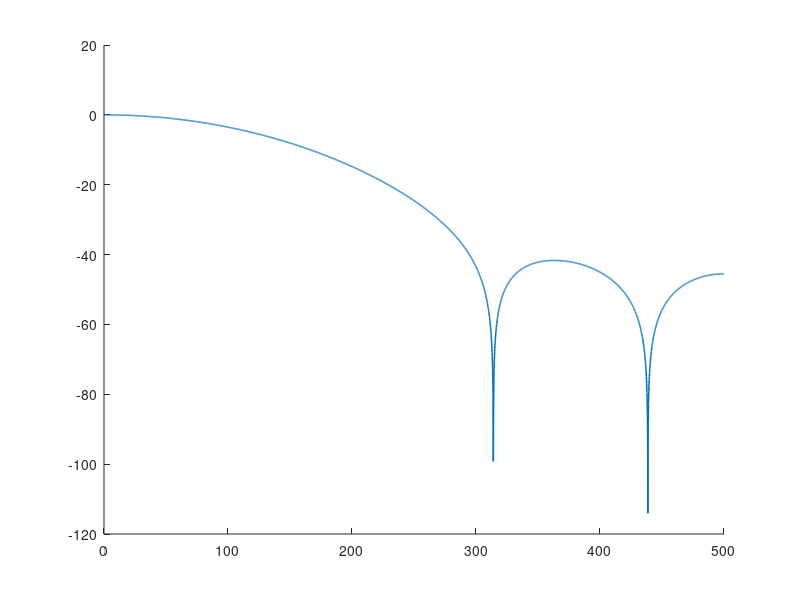

This figure's MATLAB source: (Note: this script raises an error after producing the figure.)
%% 文件：fir_param_sweep.m
clear; close all; clc;

fs = 1000;
Wn = 0.2;                 % 截止 100 Hz

%% ===== ① 阶数：8 / 32 / 128 =====
Nset = [8 32 128];
figure('Name','阶数扫描'); hold on;

fprintf('阶数扫描（Hamming，截止 100 Hz）\n');
fprintf('%-6s %-12s %-10s\n', 'N', '过渡带(Hz)', '群延迟');

for N = Nset
    h = fir1(N, Wn);
    [H, f] = freqz(h, 1, 4096, fs);
    HdB = 20*log10(abs(H) + eps);
    plot(f, HdB, 'LineWidth', 1.1);

    bw = trans_bw(HdB, f, -0.5, -40);
    fprintf('%-6d %-12.0f %-10d\n', N, bw, N/2);
end

xlim([0 300]); ylim([-100 5]); xline(100, 'k:');
xlabel('频率 (Hz)'); ylabel('|H| (dB)');
legend({'N=8','N=32','N=128'}, 'Location', 'southwest');
title('阶数：越高越陡，但延迟越大'); grid on;

%% ===== ② 窗：矩形 / Hann / Hamming / Blackman =====
N = 64;
wins  = {@rectwin, @hann, @hamming, @blackman};
names = {'矩形','Hann','Hamming','Blackman'};

figure('Name','窗扫描'); hold on;
fprintf('\n窗扫描（64 阶，截止 100 Hz）\n');
fprintf('%-10s %-12s %-10s\n', '窗', '过渡带(Hz)', '最高旁瓣(dB)');

for k = 1:numel(wins)
    h = fir1(N, Wn, wins{k}(N+1));
    [H, f] = freqz(h, 1, 4096, fs);
    HdB = 20*log10(abs(H) + eps);
    plot(f, HdB, 'LineWidth', 1.1);

    bw = trans_bw(HdB, f, -0.5, -40);
    idxStop = f > 250;                  % 远离过渡带才是纯旁瓣
    sl = max(HdB(idxStop));
    fprintf('%-10s %-12.0f %-10.0f\n', names{k}, bw, sl);
end

xlim([0 300]); ylim([-120 5]);
xlabel('频率 (Hz)'); ylabel('|H| (dB)');
legend(names, 'Location', 'southwest');
title('窗：旁瓣越低，过渡带越宽'); grid on;

%% ===== 工具函数：量过渡带 =====
function bw = trans_bw(HdB, f, p1, p2)
% 从幅频降到 p1 dB 起，到降到 p2 dB 止，中间的频率跨度
i1 = find(HdB <= p1, 1, 'first');
i2 = find(HdB <= p2, 1, 'first');
if isempty(i1) || isempty(i2)
    bw = NaN;
else
    bw = f(i2) - f(i1);
end
end
